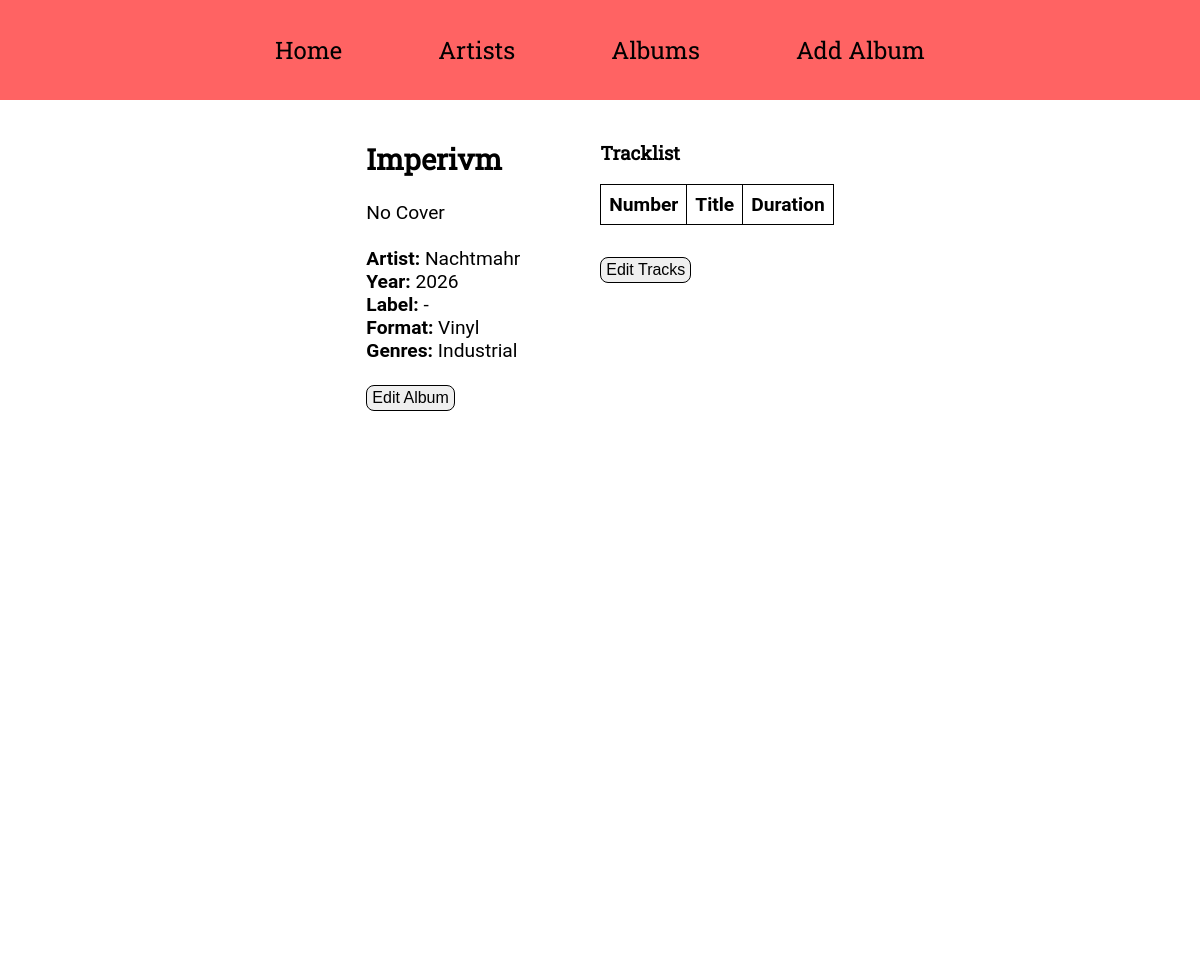
/album_details/1, run on an earlier commit of the app's database.
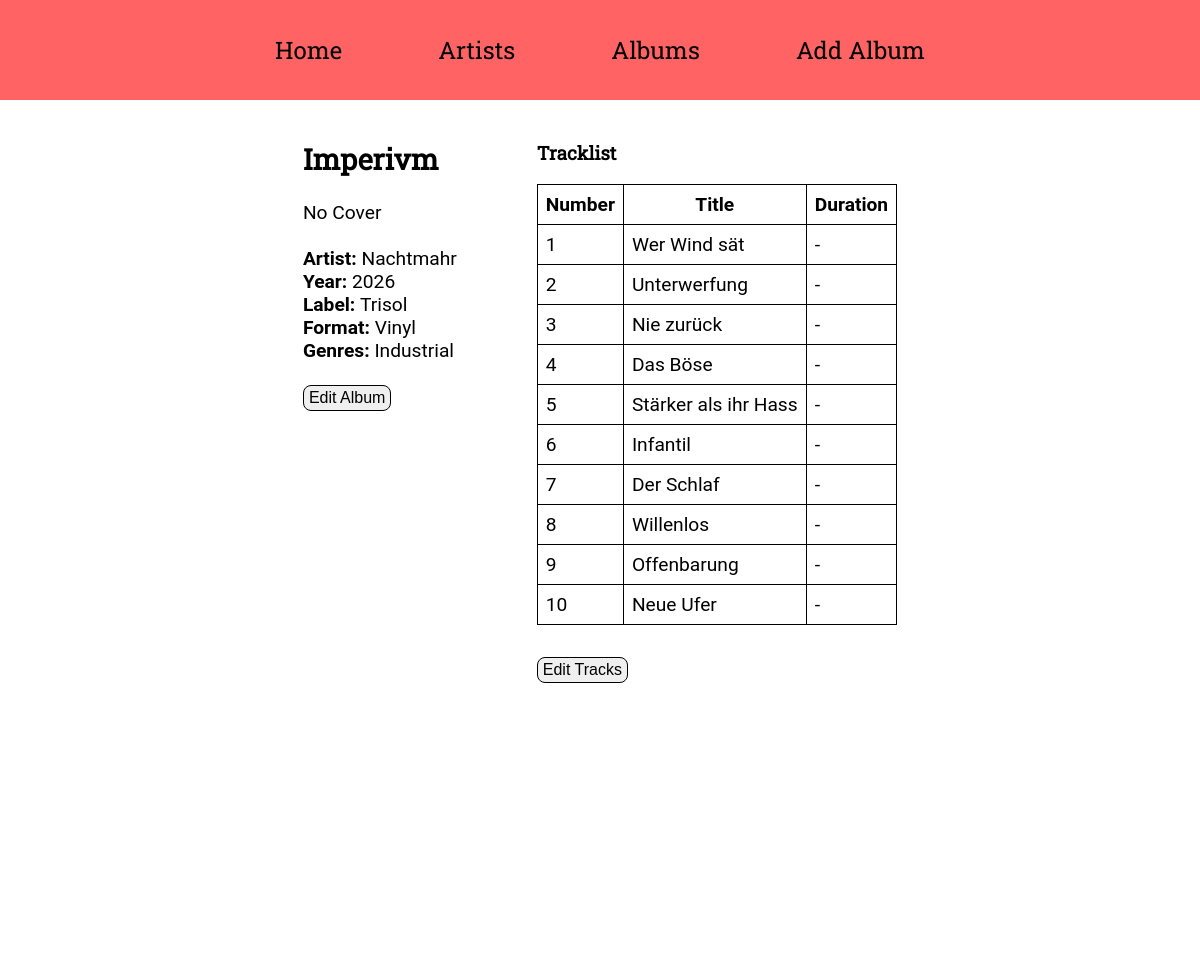
And on a later commit of the database.
### app/models.py (models this page shows)
class Album(db.Model):
    __tablename__ = "album"
    id: so.Mapped[int] = so.mapped_column(primary_key=True)
    discogs_id: so.Mapped[Optional[int]] = so.mapped_column(sa.Integer, unique=True)
    title: so.Mapped[str] = so.mapped_column(sa.String(64), index=True)
    year: so.Mapped[Optional[int]] = so.mapped_column(sa.SmallInteger)
    format: so.Mapped[AlbumFormat] = so.mapped_column(
        sa.Enum(AlbumFormat, name="album_format")
    )
    label: so.Mapped[Optional[str]] = so.mapped_column(sa.String(64))
    cover_path: so.Mapped[Optional[str]] = so.mapped_column(sa.String(128))
    notes: so.Mapped[Optional[str]] = so.mapped_column(sa.String(256))
    artist_id: so.Mapped[int] = so.mapped_column(sa.ForeignKey(Artist.id), index=True)
    artist: so.Mapped["Artist"] = so.relationship(back_populates="albums")
    tracks: so.Mapped[list["Track"]] = so.relationship(
        back_populates="album", cascade="all, delete-orphan"
    )
    genres: so.Mapped[list["Genre"]] = so.relationship(
        secondary=album_genres, back_populates="albums"
    )

class Artist(db.Model):
    __tablename__ = "artist"
    id: so.Mapped[int] = so.mapped_column(primary_key=True)
    name: so.Mapped[str] = so.mapped_column(sa.String(128), index=True, unique=True)
    country: so.Mapped[Optional[str]] = so.mapped_column(sa.String(64))
    year_of_founding: so.Mapped[Optional[int]] = so.mapped_column(
        sa.SmallInteger, index=True
    )
    notes: so.Mapped[Optional[str]] = so.mapped_column(sa.String(256))
    albums: so.Mapped[list["Album"]] = so.relationship(back_populates="artist")

class Genre(db.Model):
    __tablename__ = "genre"
    id: so.Mapped[int] = so.mapped_column(primary_key=True)
    name: so.Mapped[str] = so.mapped_column(sa.String(32), index=True, unique=True)
    albums: so.Mapped[list["Album"]] = so.relationship(
        secondary=album_genres, back_populates="genres"
    )

class Track(db.Model):
    __tablename__ = "track"
    id: so.Mapped[int] = so.mapped_column(primary_key=True)
    title: so.Mapped[str] = so.mapped_column(sa.String(128), index=True)
    track_number: so.Mapped[int] = so.mapped_column(sa.SmallInteger)
    duration_seconds: so.Mapped[int] = so.mapped_column(sa.SmallInteger)
    album_id: so.Mapped[int] = so.mapped_column(sa.ForeignKey(Album.id), index=True)
    album: so.Mapped["Album"] = so.relationship(back_populates="tracks")

### app/main/routes.py (the view)
@bp.route("/album_details/<int:album_id>", methods=["GET"])
def album_details(album_id):
    album = db.session.scalar(sa.Select(Album).where(Album.id == album_id))
    tracks = db.session.scalars(sa.select(Track).where(Track.album_id == album_id))
    if not album:
        flash("Album not found.")
        return redirect(url_for("main.albums"))
    return render_template(
        "album_details.html", title=album.title, tracks=tracks, album=album
    )

### app/templates/album_details.html (shortened to what this page needs)
{% extends "base.html" %}
{% block content %}
<div class="album-details">
    <div class="album-details-cover">
        <h2>{{ album.title }}</h2><br>
        {% if album.cover_path %}
        <img src="{{ url_for('static/images', filename=album.cover_path) }}">
        {% else %}
        No Cover
        {% endif %}
        <br><br>
        <p><b>Artist: </b>{{ album.artist.name }}</p>
        <p><b>Year: </b>{{ album.year }}</p>
        <p><b>Label: </b>{{ album.label or "-" }}</p>
        <p><b>Format: </b>{{ album.format.value.capitalize() }}</p>
        <p>
            <b>Genres: </b>
            {% for genre in album.genres %}
            {{ genre.name }}
            {% endfor %}
        </p>
        <br>
        <p><button type="button"><a href="{{ url_for('main.edit_album', album_id=album.id) }}">Edit Album</a></button>
        </p>
    </div>
    <div class="track-list">
        <h3>Tracklist</h3><br>
        <table>
            <tr>
                <th>Number</th>
                <th>Title</th>
                <th>Duration</th>
            </tr>
            {% for track in tracks %}
            <tr>
                <td>{{ track.track_number }}</td>
                <td>{{ track.title }}</td>
                <td>
                    {% if track.duration_seconds %}
                    {{ track.duration_seconds // 60 }}:{{ "%2d"|format(track.duration_seconds % 60) }}
                    {% else %} -
                    {% endif %}
                </td>
            </tr>
            {% endfor %}
        </table>
        <p><button type="button"><a href="{{ url_for('main.tracks', album_id=album.id) }}">Edit Tracks</a></button></p>
    </div>
</div>
{% endblock %}

### app/templates/base.html (shortened to what this page needs)
<!DOCTYPE html>
<html lang="en">
<head>
    <link rel="stylesheet" href="{{ url_for('static', filename='css/style.css') }}">
</head>
<body>
    <div class="navbar">
        <nav>
            <ul>
                <li><a href="{{ url_for('main.index') }}">Home</a></li>
                <li><a href="{{ url_for('main.artists') }}">Artists</a></li>
                <li><a href="{{ url_for('main.albums') }}">Albums</a></li>
                <li><a href="{{ url_for('main.add_album') }}">Add Album</a></li>
            </ul>
        </nav>
    </div>
    <div class="content">
        {% block content %}
        {% endblock %}
    </div>
</body>
</html>

### app/static/css/style.css (style rules this page uses)
* { box-sizing: border-box; margin: 0; padding: 0; }
body { min-height: 100vh; font-family: "Roboto"; }
h2 { font-family: "Roboto Slab"; }
h3 { font-family: "Roboto Slab"; }
a { text-decoration: none; color: currentColor; }
table, th, td { border: 1px solid; border-collapse: collapse; padding: 8px; font-size: 1.2rem; margin-bottom: 2rem; }
button { font-size: 1rem; padding: 3px 5px; cursor: pointer; border-radius: 8px; border: 1px solid; }
nav { display: flex; justify-content: center; align-items: center; height: 100%; }
.navbar { position: fixed; top: 0; z-index: 1; width: 100%; height: 100px; font-size: 1.5rem; font-family: "Roboto Slab"; background-color: #FF6363; }
.navbar ul { list-style: none; padding: 0; margin: 0; overflow: hidden; }
.navbar ul li { float: left; }
.navbar a { padding: 3rem; }
.content { box-sizing: border-box; display: flex; justify-content: center; align-items: center; position: fixed; top: 100px; background-color: white; height: calc(100% - 100px); width: 100%; overflow: auto; }
.album-details { height: 100%; width: 100%; margin-top: 5rem; display: grid; grid-template-columns: auto auto; column-gap: 5rem; justify-content: center; align-items: flex-start; }
.album-details-cover { font-size: 1.2rem; }

What changed in the data, as far as the page shows it:
changed Album "Imperivm": label "-" → "Trisol"
added Track: track_number "1", title "Wer Wind sät"
added Track: track_number "2", title "Unterwerfung"
added Track: track_number "3", title "Nie zurück"
added Track: track_number "4", title "Das Böse"
added Track: track_number "5", title "Stärker als ihr Hass"
added Track: track_number "6", title "Infantil"
added Track: track_number "7", title "Der Schlaf"
added Track: track_number "8", title "Willenlos"
added Track: track_number "9", title "Offenbarung"
added Track: track_number "10", title "Neue Ufer"
